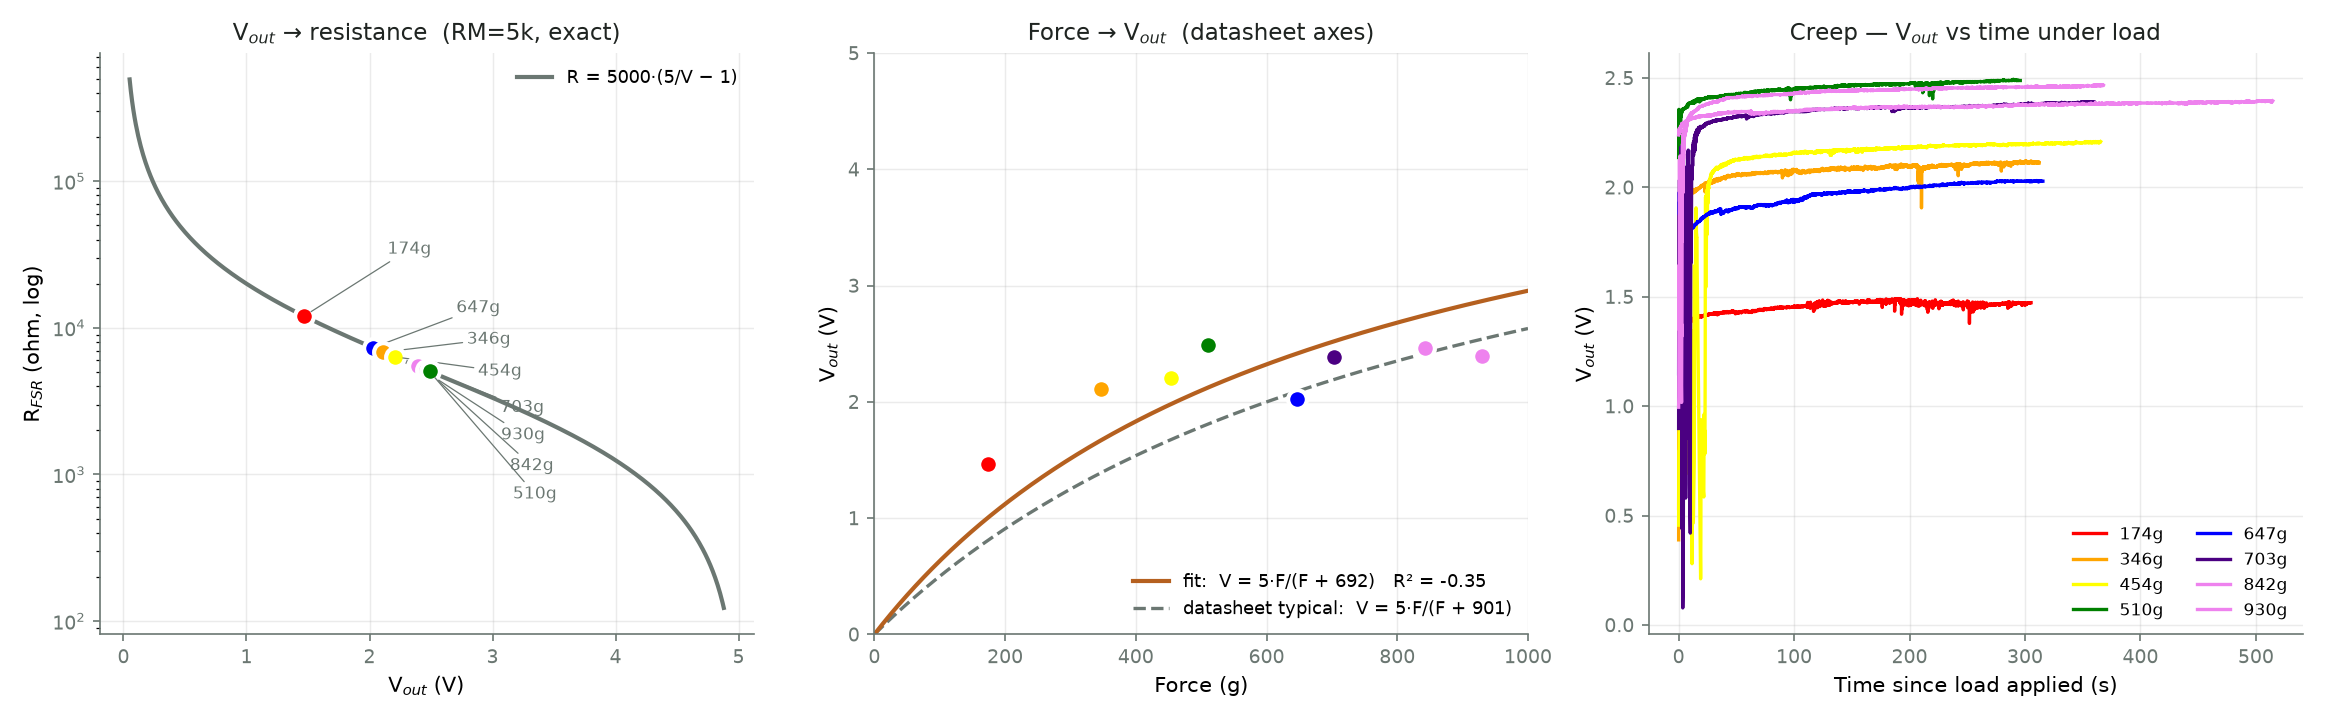

Write the Python code that produced this figure.
#!/usr/bin/env python3
"""
fsr_calibration.py — builds Vout→resistance and Vout→force curves from the
calibration_<grams>g.csv runs in ../calibration_csv/.

Each calibration run is a log_fsr.py capture: the sensor sits unloaded, a known
mass is placed on it, and the log runs for ~5 minutes while the reading creeps
upward (FSRs creep under sustained load — that is physics, not noise). This
script therefore does NOT average a whole file. Per run it:

  1. finds the loaded segment (first sample above V_LOAD_THRESHOLD),
  2. takes the median of the last SETTLE_WINDOW_S as the steady-state value,
  3. records the creep from the first 5 s to that steady value.

It then fits mass against conductance, since an FSR's conductance (1/R) is
roughly linear in applied force — that linearisation is what makes a straight-
line fit meaningful at all. With the divider in fsr.ino
(5V --[FSR]--+--[RM]-- GND, tap at A0) conductance is proportional to
V/(VCC−V), so the fitted model collapses to a closed form in Vout alone:

    grams ≈ A * ( Vout / (VCC − Vout) ) + B

Three panels are produced:
  • Vout → resistance — the divider's analytic curve with the measured runs on it
  • Vout → grams      — the calibration points and the fitted curve
  • creep             — each run's voltage vs time-under-load

Usage:
  python fsr_calibration.py
  python fsr_calibration.py --out fsr_calibration.png
  python fsr_calibration.py --exclude 647            # drop a suspect run
  python fsr_calibration.py --csv fit_points.csv     # write the summary table
"""

import argparse
import csv
import glob
import os
import re
import statistics
import sys

import matplotlib.pyplot as plt

# Windows consoles default to cp1252 and choke on the arrows/units below.
if hasattr(sys.stdout, 'reconfigure'):
    sys.stdout.reconfigure(encoding='utf-8', errors='replace')

# ── Divider constants — must match fsr.ino / planting_arduino.ino ────────────
RM   = 5000.0   # measuring resistor, ohms
VCC  = 5.0

V_LOAD_THRESHOLD = 0.05   # volts — above this, a mass is considered present
SETTLE_WINDOW_S  = 30.0   # take the steady-state median over the last 30 s
ONSET_WINDOW_S   = 5.0    # "just-applied" value, for the creep figure
SAMPLE_INTERVAL_S = 0.1   # fsr.ino LOG_INTERVAL_MS, used only for 2-column logs

# ROYGBIV, assigned in ascending order of mass — one colour per calibration run.
RAMP = ['#ff0000', '#ffa500', '#ffff00', '#008000', '#0000ff', '#4b0082', '#ee82ee']
INK, MUTED, ACCENT = '#1F2421', '#6B7772', '#B5601F'


def load_run(path):
    """
    Returns (times_s, voltages) for one calibration log.

    Handles both the 3-column format (time_ms,voltage_V,resistance_ohm) and the
    2-column format (voltage_V,resistance_ohm) that plot_fsr.py also tolerates —
    calibration_510g.csv is the 2-column case, despite its 3-column header.
    """
    with open(path, newline='') as f:
        rows = [r for r in csv.reader(f) if r]

    times, volts = [], []
    for i, row in enumerate(rows[1:]):        # row 0 is fsr.ino's header
        try:
            if len(row) >= 3:
                t, v = float(row[0]) / 1000.0, float(row[1])
            elif len(row) == 2:
                v, t = float(row[0]), i * SAMPLE_INTERVAL_S
            else:
                continue
        except ValueError:
            continue                           # header fragment or partial line
        times.append(t)
        volts.append(v)
    return times, volts


def summarise(path, grams):
    """Reduce one run to a single calibration point plus its creep figures."""
    times, volts = load_run(path)
    loaded = [(t, v) for t, v in zip(times, volts) if v > V_LOAD_THRESHOLD]
    if not loaded:
        return None

    t_on, t_end = loaded[0][0], loaded[-1][0]
    onset = statistics.median(
        [v for t, v in loaded if t <= t_on + ONSET_WINDOW_S]) or 0.0
    steady = statistics.median(
        [v for t, v in loaded if t >= t_end - SETTLE_WINDOW_S])

    return {
        'path':   os.path.basename(path),
        'grams':  grams,
        'v':      steady,
        'r':      RM * (VCC / steady - 1.0),
        'onset':  onset,
        'creep':  100.0 * (steady - onset) / onset if onset else float('nan'),
        'hold_s': t_end - t_on,
        # creep trace, re-zeroed to the moment the load landed
        'trace':  [(t - t_on, v) for t, v in loaded],
    }


def fit_linear(xs, ys):
    """Least-squares y = a*x + b, returning (a, b, r_squared)."""
    n = len(xs)
    mx, my = sum(xs) / n, sum(ys) / n
    sxx = sum((x - mx) ** 2 for x in xs)
    sxy = sum((x - mx) * (y - my) for x, y in zip(xs, ys))
    a = sxy / sxx
    b = my - a * mx
    ss_res = sum((y - (a * x + b)) ** 2 for x, y in zip(xs, ys))
    ss_tot = sum((y - my) ** 2 for y in ys)
    return a, b, (1 - ss_res / ss_tot if ss_tot else float('nan'))


def conductance_x(v):
    """V/(VCC−V) — proportional to FSR conductance through this divider."""
    return v / (VCC - v)


def fit_saturation(runs):
    """
    Fit the datasheet's force-vs-Vout form to the calibration points.

    Interlink's "VOUT vs force, one curve per RM" figure is the divider driven
    by an FSR whose conductance is linear in force (1/R = k*F):

        V(F) = VCC * RM*k*F / (1 + RM*k*F)  =  VCC * F / (F + F0)

    so the whole family collapses to a single parameter F0 = 1/(RM*k), the
    force at which Vout reaches half of VCC. Rearranged, F = F0 * V/(VCC−V),
    which is a straight line through the origin — fit F0 by least squares on
    that form, then report R² against the measured voltages.
    """
    fs = [float(r['grams']) for r in runs]

    # Fit F0 in VOLTAGE space — that is where the residual we care about lives.
    # Solving the linear form F = F0*V/(VCC−V) instead minimises force error and
    # can return a curve that fits the voltages worse than a flat line does.
    # It is one bounded parameter, so a ternary search is exact enough and keeps
    # this script dependency-free.
    def sse(f0):
        return sum((r['v'] - VCC * f / (f + f0)) ** 2 for r, f in zip(runs, fs))

    lo, hi = 1.0, 20000.0
    for _ in range(200):
        a, b = lo + (hi - lo) / 3, hi - (hi - lo) / 3
        if sse(a) < sse(b):
            hi = b
        else:
            lo = a
    f0 = (lo + hi) / 2

    pred = [VCC * f / (f + f0) for f in fs]
    mv = sum(r['v'] for r in runs) / len(runs)
    ss_res = sum((r['v'] - p) ** 2 for r, p in zip(runs, pred))
    ss_tot = sum((r['v'] - mv) ** 2 for r in runs)
    return f0, (1 - ss_res / ss_tot if ss_tot else float('nan'))


# Conductance per gram of the "typical" sensor in Interlink's figure, read off
# its published curves: every RM trace there satisfies V/(VCC−V) = RM*k*F with
# k ≈ 2.22e-7 S/g (checked against the 3k and 10k curves at 1000 g). Used only
# to draw a reference curve for our RM, never for our own fit.
K_TYPICAL = 2.22e-7


def main():
    here = os.path.dirname(os.path.abspath(__file__))
    # The logs live one level up in calibration_csv/; this script sits in plotting/.
    default_dir = os.path.normpath(os.path.join(here, '..', 'calibration_csv'))
    p = argparse.ArgumentParser(
        description='Build Vout→resistance and Vout→force curves from calibration runs.')
    p.add_argument('--dir', default=default_dir,
                   help='Folder holding calibration_<grams>g.csv '
                        '(default ../calibration_csv)')
    p.add_argument('--exclude', type=int, nargs='*', default=[],
                   help='Mass values (grams) to drop from the fit, e.g. --exclude 647')
    p.add_argument('--out', help='Save the figure here instead of showing it')
    p.add_argument('--csv', help='Write the per-run summary table to this CSV')
    args = p.parse_args()

    paths = sorted(glob.glob(os.path.join(args.dir, 'calibration_*g.csv')),
                   key=lambda s: int(re.search(r'_(\d+)g', s).group(1)))
    if not paths:
        print(f'No calibration_*g.csv found in {args.dir}', file=sys.stderr)
        sys.exit(1)

    runs = []
    for path in paths:
        grams = int(re.search(r'_(\d+)g', path).group(1))
        rec = summarise(path, grams)
        if rec is None:
            print(f'  skipping {os.path.basename(path)} — no loaded samples')
            continue
        runs.append(rec)

    print(f'{"mass":>6} {"V_steady":>9} {"R_ohm":>8} {"creep":>7} {"hold":>6}  file')
    for r in runs:
        print(f'{r["grams"]:5d}g {r["v"]:9.3f} {r["r"]:8.0f} '
              f'{r["creep"]:+6.1f}% {r["hold_s"]:5.0f}s  {r["path"]}')

    fit_runs = [r for r in runs if r['grams'] not in args.exclude]
    if len(fit_runs) < 3:
        print('Need at least 3 runs to fit.', file=sys.stderr)
        sys.exit(1)

    xs = [conductance_x(r['v']) for r in fit_runs]
    ys = [float(r['grams']) for r in fit_runs]
    A, B, r2 = fit_linear(xs, ys)

    print(f'\nFit over {len(fit_runs)} runs'
          + (f' (excluded {args.exclude})' if args.exclude else ''))
    print(f'  grams = {A:.1f} * (V/({VCC:.0f}-V)) + {B:.1f}')
    print(f'  R^2   = {r2:.3f}')

    # Datasheet form: V = VCC*F/(F+F0). One parameter, and it is the curve the
    # Interlink "VOUT vs force per RM" figure plots.
    F0, r2_sat = fit_saturation(fit_runs)
    print(f'  V     = {VCC:.0f} * F/(F + {F0:.0f})   (F in g)   R^2 = {r2_sat:.3f}')
    print(f'          half-scale at {F0:.0f} g; implied k = {1.0/(RM*F0):.3e} S/g '
          f'(datasheet typical {K_TYPICAL:.2e})')

    resid = [(r['grams'], A * conductance_x(r['v']) + B - r['grams']) for r in fit_runs]
    print('  residuals (fit - actual):')
    for g, d in resid:
        print(f'    {g:5d}g  {d:+7.0f} g')

    if r2 < 0.9:
        print('\n  WARNING: R^2 below 0.9 — this fit is not trustworthy as a '
              'force calibration. See the Vout-to-grams panel: the points are not '
              'monotonic in mass, which an FSR only does when the contact area '
              'or placement changed between runs.')

    if args.csv:
        with open(args.csv, 'w', newline='') as f:
            w = csv.writer(f)
            w.writerow(['grams', 'v_steady', 'r_ohm', 'creep_pct', 'hold_s', 'file'])
            for r in runs:
                w.writerow([r['grams'], f'{r["v"]:.3f}', f'{r["r"]:.0f}',
                            f'{r["creep"]:.1f}', f'{r["hold_s"]:.0f}', r['path']])
        print(f'\nSummary table → {args.csv}')

    # ── Figure ───────────────────────────────────────────────────────────────
    fig, (ax_r, ax_f, ax_c) = plt.subplots(1, 3, figsize=(15.5, 4.8))
    colour = {r['grams']: RAMP[min(i, len(RAMP) - 1)]
              for i, r in enumerate(sorted(runs, key=lambda r: r['grams']))}

    # Panel 1 — Vout → resistance. Analytic, not fitted: the divider fixes it.
    vv = [0.05 + i * 0.01 for i in range(int((VCC - 0.15) / 0.01))]
    ax_r.plot(vv, [RM * (VCC / v - 1.0) for v in vv],
              color=MUTED, linewidth=2, zorder=1,
              label=f'R = {RM:.0f}·({VCC:.0f}/V − 1)')
    # The loaded runs all land within ~0.4 V of each other, so fan the labels
    # out vertically instead of stacking them on top of one another.
    for i, r in enumerate(sorted(runs, key=lambda r: r['v'])):
        ax_r.plot(r['v'], r['r'], 'o', markersize=9, color=colour[r['grams']],
                  markeredgecolor='white', markeredgewidth=2, zorder=3)
        ax_r.annotate(f'{r["grams"]}g', (r['v'], r['r']), textcoords='offset points',
                      xytext=(40, 30 - 13 * i), fontsize=8, color=MUTED,
                      arrowprops=dict(arrowstyle='-', color=MUTED,
                                      linewidth=0.6, shrinkA=0, shrinkB=4))
    ax_r.set_yscale('log')
    ax_r.set_title(f'V$_{{out}}$ → resistance  (RM={RM/1000:.0f}k, exact)',
                   color=INK, fontsize=11)
    ax_r.set_xlabel('V$_{out}$ (V)')
    ax_r.set_ylabel('R$_{FSR}$ (ohm, log)')
    ax_r.legend(frameon=False, fontsize=8.5, loc='upper right')

    # Panel 2 — force → Vout, on the same axes as Interlink's datasheet figure
    # (force in grams 0–1000, Vout 0–VCC) so the two can be compared directly.
    curve_g = [i * 1000.0 / 400 for i in range(401)]
    f0_typ = 1.0 / (RM * K_TYPICAL)   # the datasheet curve in the same F0 form
    ax_f.plot(curve_g, [VCC * g / (g + F0) for g in curve_g],
              color=ACCENT, linewidth=2, zorder=2,
              label=f'fit:  V = {VCC:.0f}·F/(F + {F0:.0f})   R² = {r2_sat:.2f}')
    ax_f.plot(curve_g, [VCC * g / (g + f0_typ) for g in curve_g],
              color=MUTED, linewidth=1.6, linestyle='--', zorder=1,
              label=f'datasheet typical:  V = {VCC:.0f}·F/(F + {f0_typ:.0f})')
    for r in runs:
        excluded = r['grams'] in args.exclude
        ax_f.plot(r['grams'], r['v'], 'X' if excluded else 'o', markersize=9,
                  color=colour[r['grams']], markeredgecolor='white',
                  markeredgewidth=2, zorder=3)
    ax_f.set_xlim(0, 1000)
    ax_f.set_ylim(0, VCC)
    ax_f.set_title('Force → V$_{out}$  (datasheet axes)', color=INK, fontsize=11)
    ax_f.set_xlabel('Force (g)')
    ax_f.set_ylabel('V$_{out}$ (V)')
    ax_f.legend(frameon=False, fontsize=8.5, loc='lower right')

    # Panel 3 — creep. This is why a single Vout does not imply a single force.
    for r in sorted(runs, key=lambda r: r['grams']):
        t = [pt[0] for pt in r['trace']]
        v = [pt[1] for pt in r['trace']]
        ax_c.plot(t, v, color=colour[r['grams']], linewidth=1.6,
                  label=f'{r["grams"]}g')
    ax_c.set_title('Creep — V$_{out}$ vs time under load', color=INK, fontsize=11)
    ax_c.set_xlabel('Time since load applied (s)')
    ax_c.set_ylabel('V$_{out}$ (V)')
    ax_c.legend(frameon=False, fontsize=8, ncol=2, loc='lower right')

    for ax in (ax_r, ax_f, ax_c):
        ax.grid(True, alpha=0.25, linewidth=0.7)
        ax.set_axisbelow(True)
        for side in ('top', 'right'):
            ax.spines[side].set_visible(False)
        for side in ('left', 'bottom'):
            ax.spines[side].set_color(MUTED)
        ax.tick_params(colors=MUTED, labelsize=9)

    fig.tight_layout()
    if args.out:
        fig.savefig(args.out, dpi=150)
        print(f'Figure → {args.out}')
    else:
        plt.show()


if __name__ == '__main__':
    main()
